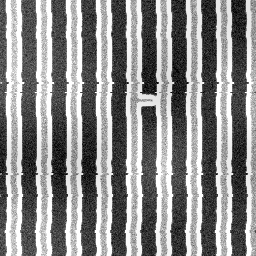
#> input picture samples_v2/sem_v2_bridge_line_space.png, 256 x 256 px, found by its file name
$ python build_montage_v2.py
#> lines starting #> are read from the running program, lines starting #| are printed output that depends on the picture
"""
Rebuilds the montage with v2.0 samples.
"""
import os
import cv2
import numpy as np

def build_montage_v2():
    sample_dir = r"C:\Users\LENOVO\.gemini\antigravity\scratch\wafer_sem\samples_v2"
    art_dir = r"C:\Users\LENOVO\.gemini\antigravity\brain\4aff4f6d-7c55-4423-a4f9-c9370e211090"
    out_path = os.path.join(art_dir, "sem_synthesis_preview.png")

    files = [
        ("sem_v2_bridge_line_space.png", "Bridge Short (Line-Space LER)", (0, 0, 255)),
        ("sem_v2_bridge_contact_matrix.png", "Bridge Short (Contact Array)", (0, 0, 255)),
        ("sem_v2_particle_line_space.png", "Particle Contamination", (0, 165, 255)),
        ("sem_v2_particle_contact_matrix.png", "Particle on Array", (0, 165, 255)),
        ("sem_v2_scratch_line_space.png", "CMP Micro-Scratch", (255, 0, 0)),
        ("sem_v2_scratch_contact_matrix.png", "Scratch on Array", (255, 0, 0)),
        ("sem_v2_clean_line_space.png", "Clean / Golden Pattern", (0, 255, 0)),
        ("sem_v2_clean_contact_matrix.png", "Clean Contact Array", (0, 255, 0))
    ]

    cards = []
    card_w, card_h = 280, 320

    for fname, title, color in files:
        fpath = os.path.join(sample_dir, fname)
        if not os.path.exists(fpath):
            continue
        img = cv2.imread(fpath)
#> img is the input picture: shape (256, 256, 3); min 0, max 255, mean 139.9
        img = cv2.resize(img, (256, 256))

        card = np.full((card_h, card_w, 3), 28, dtype=np.uint8)
        card[48:48+256, 12:12+256] = img
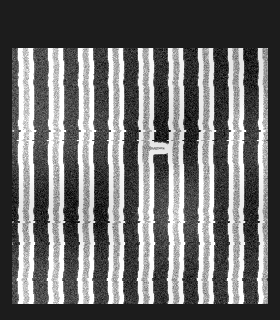
#> card: shape (320, 280, 3); min 0, max 255, mean 109.8
        cv2.putText(card, title, (14, 30), cv2.FONT_HERSHEY_SIMPLEX, 0.44, (240, 240, 240), 1, cv2.LINE_AA)
        cv2.rectangle(card, (12, 42), (268, 45), color, -1)
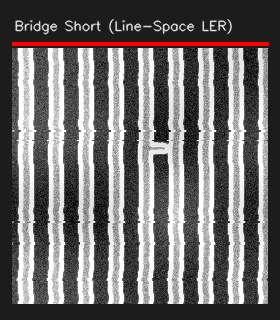
#> card: shape (320, 280, 3); mean B, G, R 111, 111, 113.9
        cards.append(card)
#> pass 2 of the loop in build_montage_v2, `for fname, title, color in files:`:
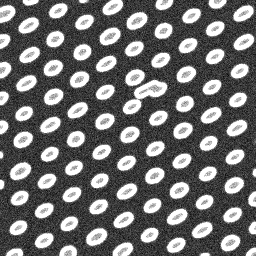
#> input picture samples_v2/sem_v2_bridge_contact_matrix.png, 256 x 256 px, found by its file name
#> in build_montage_v2, img is the input picture: shape (256, 256, 3); min 0, max 255, mean 111.7
#> in build_montage_v2, `card[48:48+256, 12:12+256] = img`:
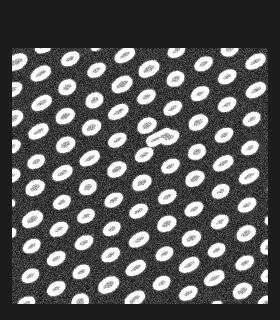
#> card: shape (320, 280, 3); min 0, max 255, mean 89.2
#> in build_montage_v2, `cv2.rectangle(card, (12, 42), (268, 45), color, -1)`:
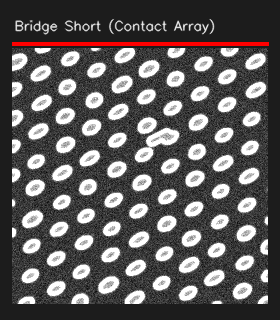
#> card: shape (320, 280, 3); mean B, G, R 90.2, 90.2, 93.1
#> pass 3 of the loop in build_montage_v2, `for fname, title, color in files:`:
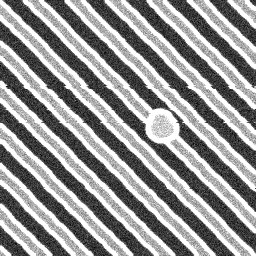
#> input picture samples_v2/sem_v2_particle_line_space.png, 256 x 256 px, found by its file name
#> in build_montage_v2, img is the input picture: shape (256, 256, 3); min 0, max 255, mean 150.5
#> in build_montage_v2, `card[48:48+256, 12:12+256] = img`:
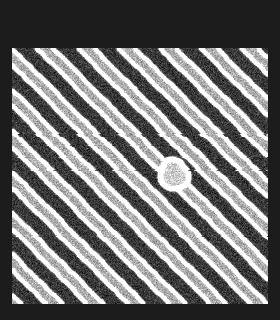
#> card: shape (320, 280, 3); min 0, max 255, mean 117.6
#> in build_montage_v2, `cv2.rectangle(card, (12, 42), (268, 45), color, -1)`:
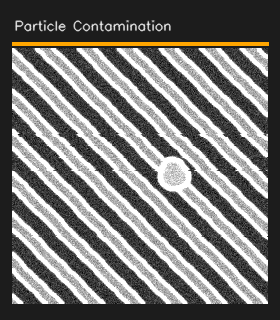
#> card: shape (320, 280, 3); mean B, G, R 118.3, 120.2, 121.3
#> the loop made 8 passes; the first 3 are shown

    row1 = np.hstack(cards[:4])
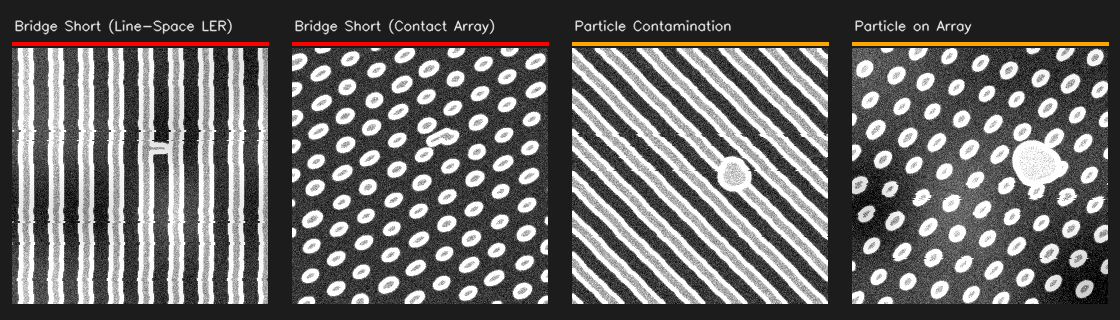
#> row1: shape (320, 1120, 3); mean B, G, R 103, 104, 105.9
    row2 = np.hstack(cards[4:8])
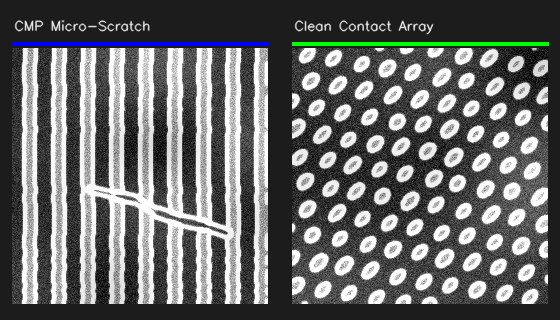
#> row2: shape (320, 560, 3); mean of channels 0, 1, 2 106, 106, 104.6; drawn as B, G, R
#> (the run stopped early here; a loop or call above may not have finished)
